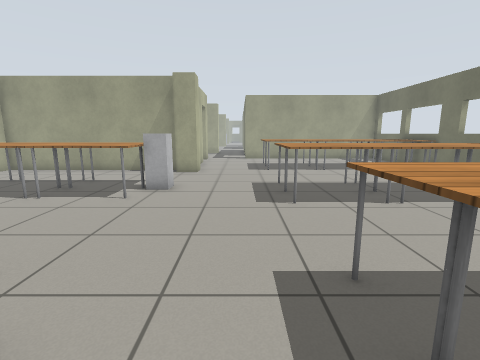
[1] (above)

21 first-person views from a walk through a robot-simulator world made for Gazebo. The camera is 1 m above the floor, tilts 10° down and sees 85° across. The floor is counted in squares, 0.5 m on a side. Each view is taken from the middle of a square. On the plan, view 1 faces up. The plan holds only what a view shows up to about 16 squares ahead; the rest is blank. The place goes on beyond the plan. Robots are left out. Gazebo's built-in surfaces are drawn with simple patterns.

[2]
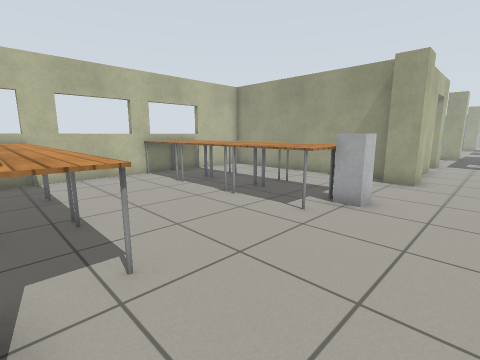

[3]
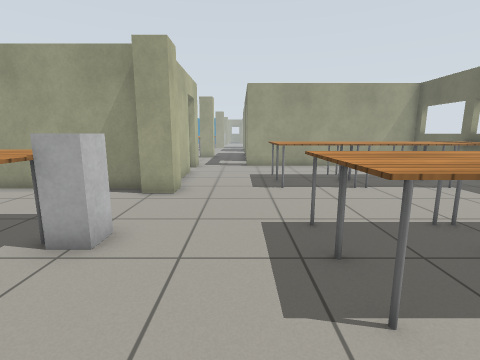

[4]
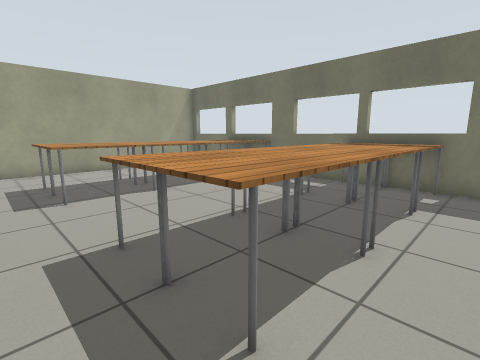

[5]
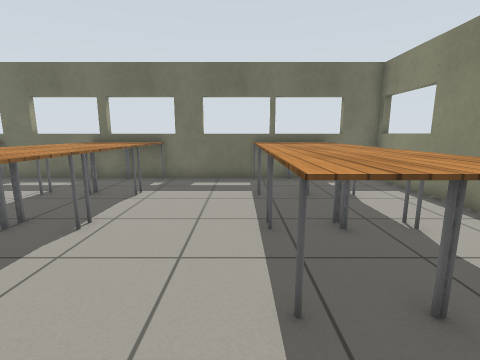

[6]
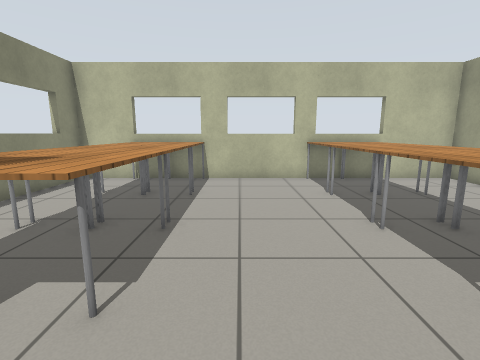

[7]
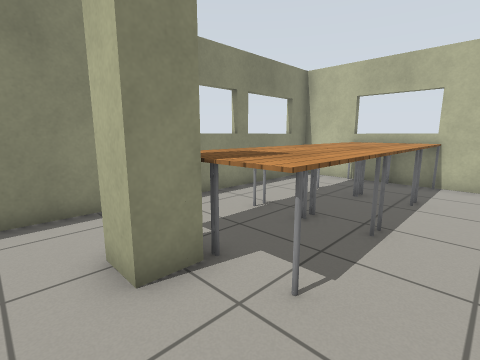

[8]
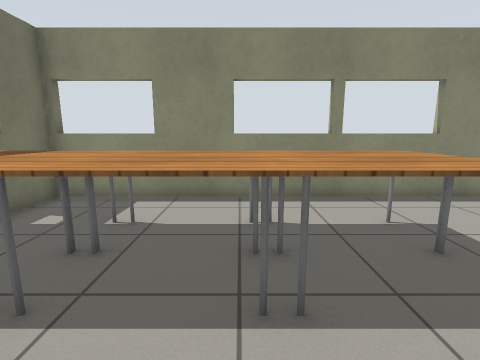

[9]
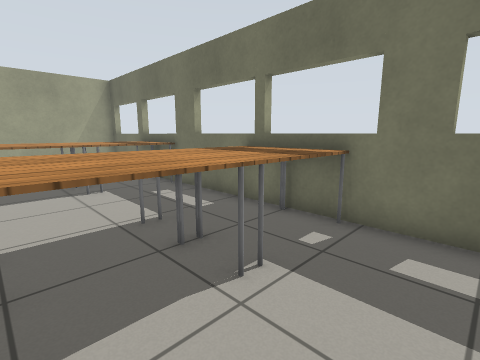

[10]
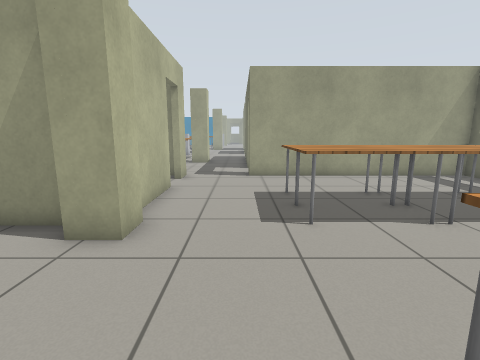

[11]
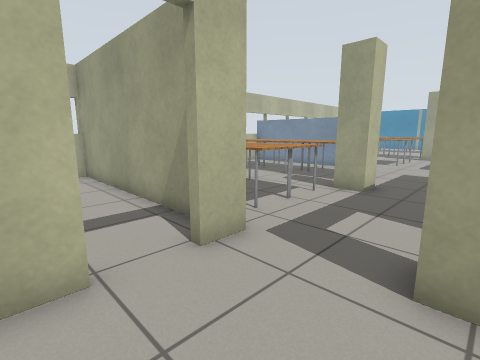

[12]
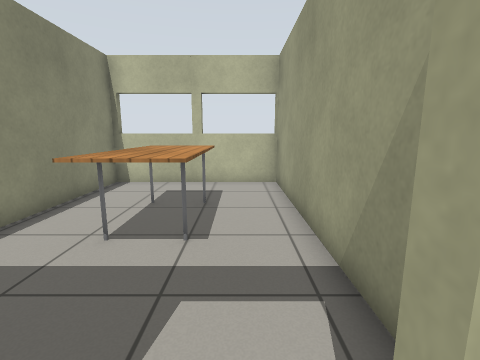

[13]
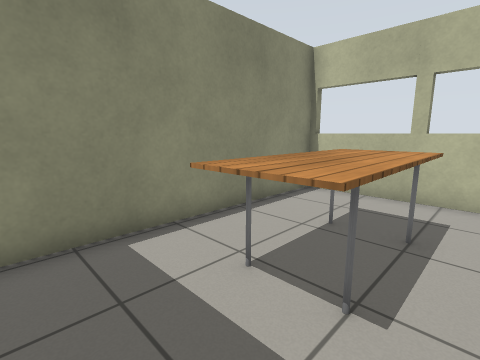

[14]
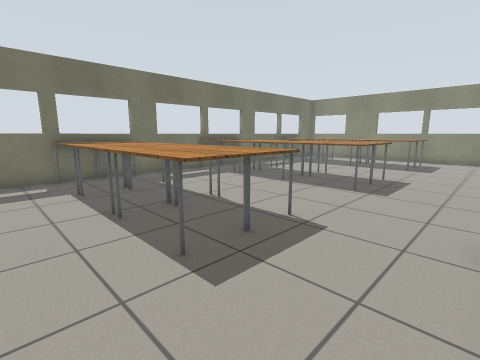

[15]
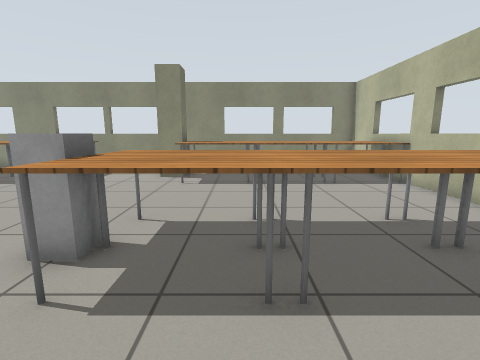

[16]
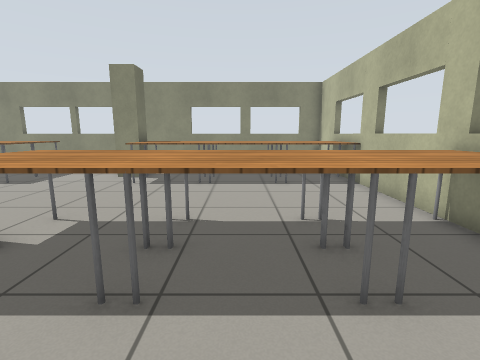

[17]
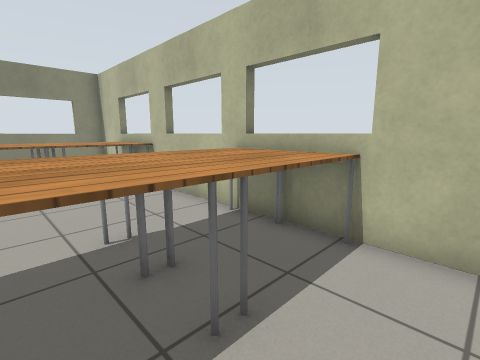

[18]
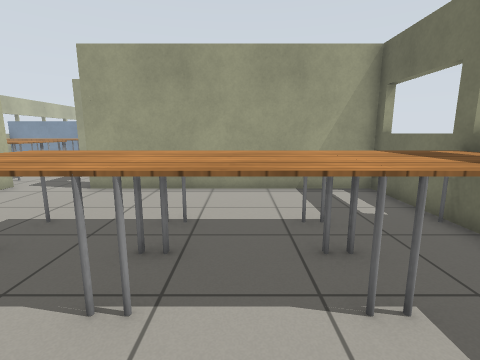

[19]
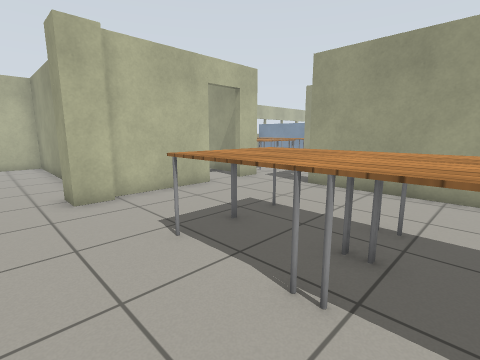

[20]
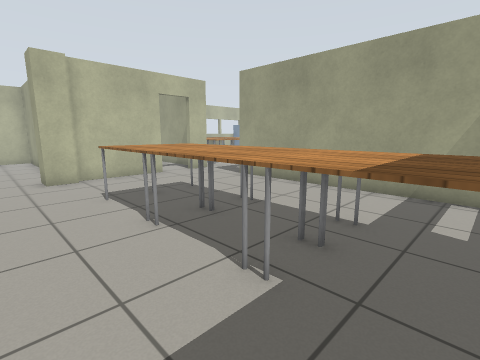

[21]
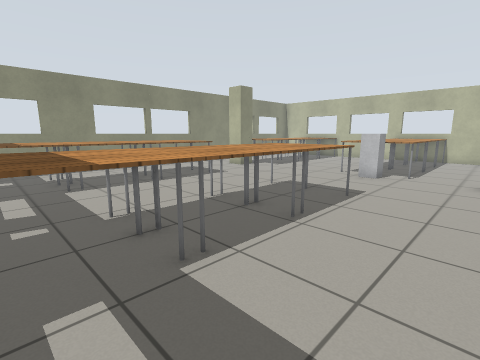

### Floor plan
Points are (right, up) in squares from view 1. A wall is a line through its corners. A room is listed if a view was taken in it or the views show most of it. See-through windows are left out.
Room 1 (views 1, 2, 3, 4, 5, 6, 7, 8, 9, 10, 11, 12, 14, 15, 16, 17, 18, 19, 20, 21)
walls: (-2.2, 14.9) (-2.2, 13.7) (-3.4, 13.7); (-3.5, 14.5) (-12.9, 14.5) (-12.9, -2.2) (10.9, -2.2) (10.9, 21.5) (0.5, 21.5); (-3.4, 0.6) (-3.4, 1.8) (-2.2, 1.8) (-2.2, 0.6); (-2.6, 18.9) (-2.6, 14.9); (-2.6, 21.9) (-2.6, 20.6)
ways out: open door at (-3, 19.5) to room 2; opening at (-1.5, 22)
objects: table (-12, 0) to (-10, 1); table (-12, 2) to (-10, 3); table (-12, 8) to (-10, 9); table (-12, 10) to (-10, 11); table (-9, 0) to (-7, 1); table (-9, 2) to (-7, 3); table (-9, 8) to (-7, 9); table (-9, 10) to (-7, 11); table (-6, 0) to (-4, 1); table (-6, 2) to (-3, 3); table (-6, 8) to (-3, 9); table (-6, 10) to (-3, 11); white box (-3, 9) to (-3, 10); table (1, 0) to (4, 1); table (1, 2) to (4, 3); table (1, 7) to (4, 9); table (1, 10) to (4, 11); table (1, 15) to (4, 16); table (1, 17) to (4, 18); table (5, 0) to (7, 1); table (5, 2) to (7, 3); table (5, 7) to (7, 9); table (5, 10) to (7, 11); table (5, 15) to (7, 16); table (5, 17) to (7, 18); table (8, 0) to (10, 1); table (8, 2) to (10, 3); table (8, 7) to (10, 9); table (8, 10) to (10, 11); table (8, 15) to (10, 16); table (8, 17) to (10, 18)
Room 2 (view 13)
walls: (-3.1, 21.5) (-13.2, 21.5); (-12.9, 21.6) (-12.9, 14.8) (-4, 14.8)
ways out: open door at (-3, 19.5) to room 1
objects: table (-10, 17) to (-6, 19)

Positions as (right, up) in squares from view 1, and headings:
1: (0, 0), facing up
2: (0, 2), facing up-left
3: (0, 5), facing up
4: (0, 6), facing up-right
5: (-1, 4), facing right
6: (-1, 5), facing left
7: (-1, 5), facing down-left
8: (5, 6), facing down
9: (5, 5), facing up-right
10: (0, 9), facing up
11: (1, 18), facing up-left
12: (-2, 20), facing left
13: (-4, 20), facing down-left
14: (-2, 20), facing down-right
15: (-6, 14), facing down
16: (-8, 14), facing down
17: (-8, 13), facing down-left
18: (6, 12), facing up
19: (6, 12), facing up-left
20: (10, 12), facing up-left
21: (10, 14), facing down-left
